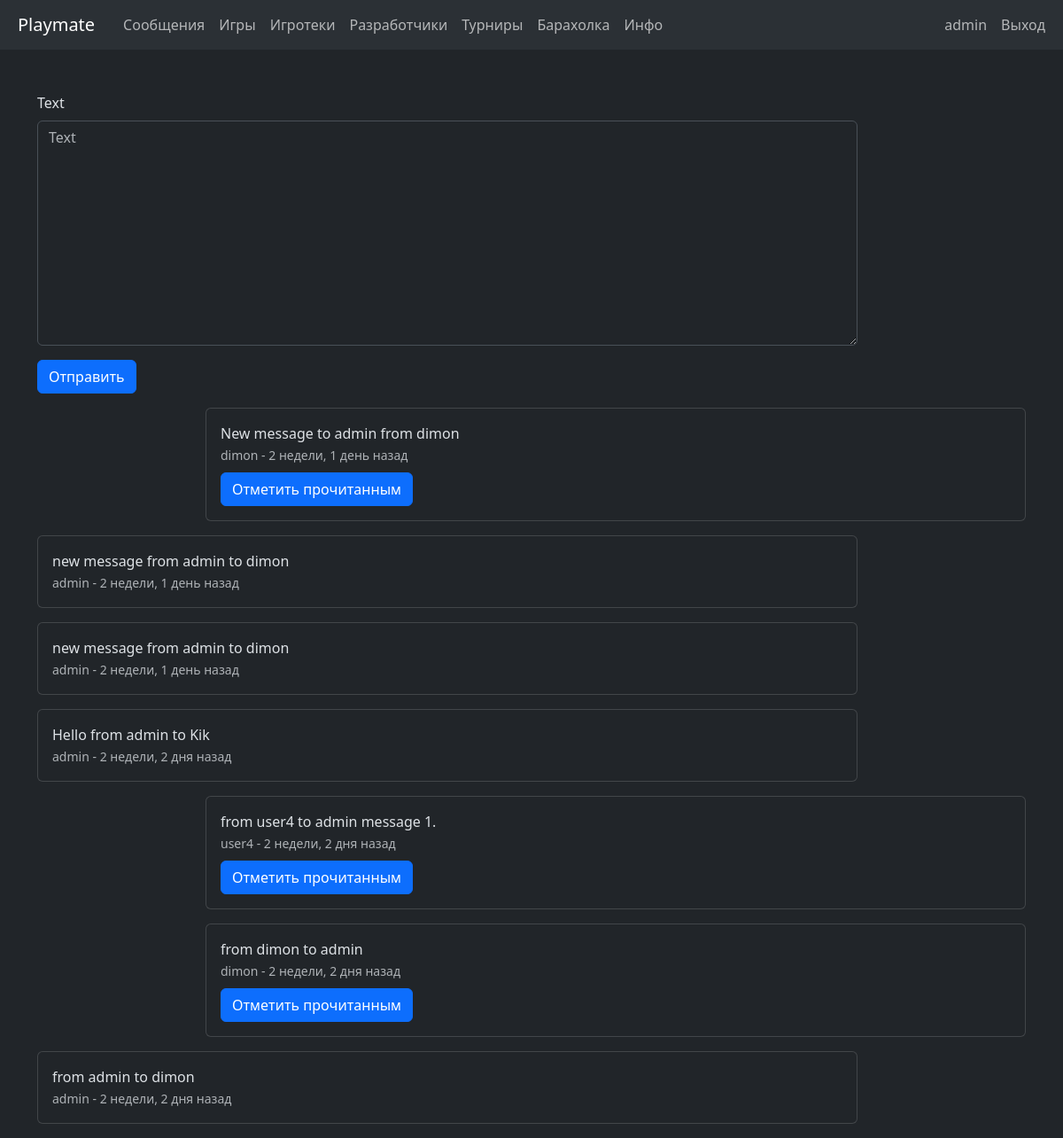
Before: /main_app/playmate/1/messages/ (signed in) with the older database file.
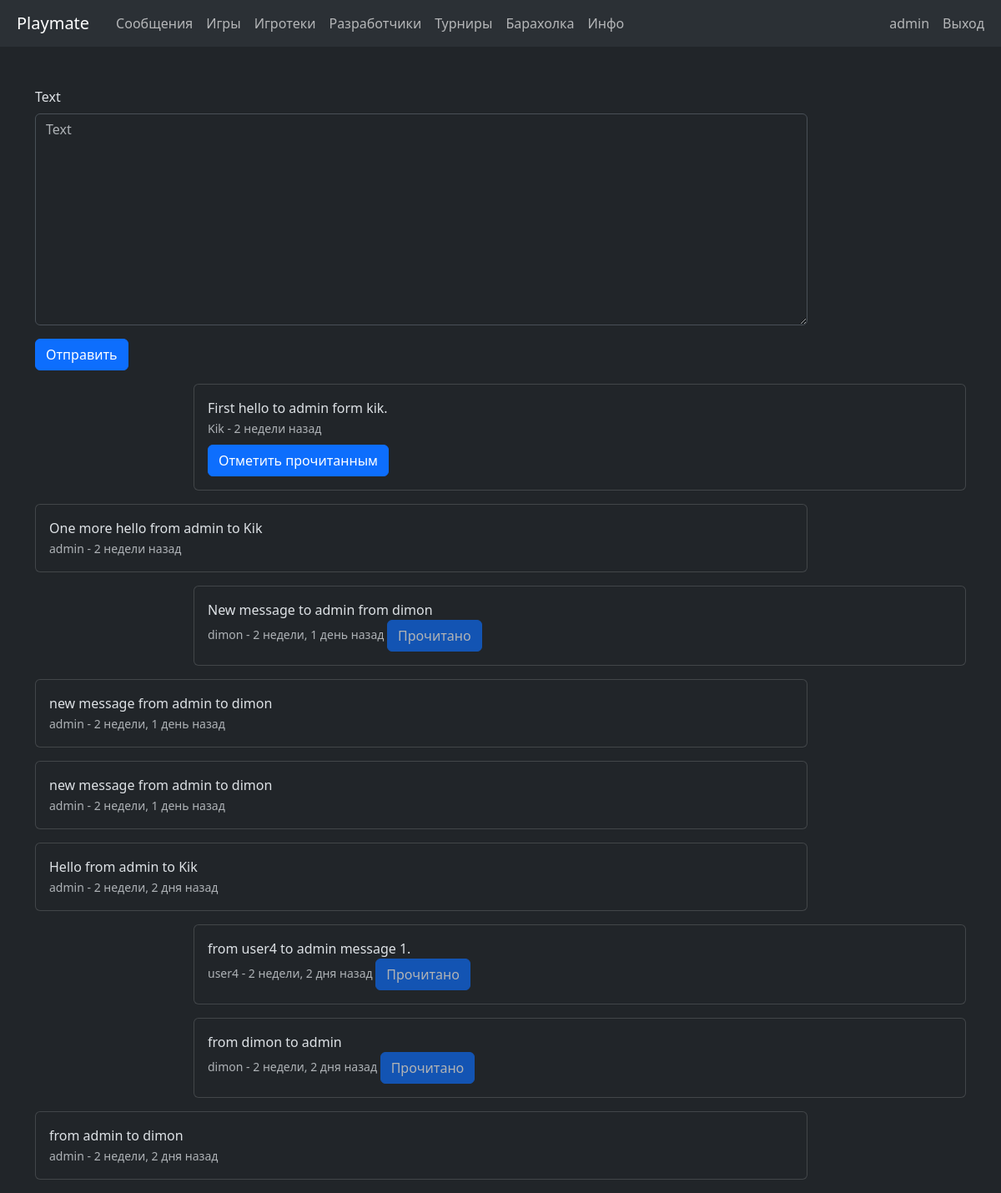
After: the same page with the newer database file.
### main_app/models.py (models this page shows)
class Message(models.Model):
    from_user = models.ForeignKey(User,
                                  on_delete=models.CASCADE,
                                  null=False,
                                  related_name='sent_messages')
    to_user = models.ForeignKey(User,
                                on_delete=models.CASCADE,
                                null=False,
                                related_name='received_messages')
    text = models.TextField(max_length=2000,
                            null=False,
                            blank=False)
    created_at = models.DateTimeField(default=timezone.now)
    read = models.BooleanField(default=False,
                               null=False)
    objects = models.Manager()
    mngr = MessagesManager()
    class Meta:
        verbose_name = "Сообщения"
        verbose_name_plural = "Сообщения"
        ordering = ['-created_at']

### main_app/views.py (the view, shortened to what this page needs)
class MessageCreateView(CreateView):
    model = Message
    fields = ['text']
    template_name = 'main_app/messages.html'
    def get_context_data(self, **kwargs):
        context = super().get_context_data(**kwargs)
        playmate_id = self.kwargs.get('pk')
        user = self.request.user
        message_filters = (Q(from_user__pk=playmate_id) | Q(to_user__pk=playmate_id))
        context['messages'] = Message.mngr.get_my_msgs(user=user).filter(message_filters)
        return context

### main_app/models.py (called while the page is built)
    def get_my_msgs(self, user):
        return self.filter(Q(to_user=user) | Q(from_user=user))

### main_app/templatetags/active_page.py (called while the page is built)
@register.simple_tag
def active_url(request, path_name, *args, **kwargs):
    try:
        url = reverse(path_name, args=args, kwargs=kwargs)
        if url == request.path:
            return 'active'
    except NoReverseMatch:
        pass
    return ''

### templates/main_app/messages.html (shortened to what this page needs)
{% extends 'base.html' %}
{% load django_bootstrap5 %}
{% block content %}
<div class="container-sm mt-5">
    <div class="row mb-3 justify-content-start">
        <div class="col-10">
            <form method="post" class="form">
                {% bootstrap_form form %}
                {% bootstrap_button button_type='submit' content='Отправить' %}
            </form>
        </div>
    </div>
    {% for message in messages %}
        <div class="row mb-3 {% if message.from_user == request.user %}justify-content-start{% else %}justify-content-end{% endif %}">
            <div class="col-10">
                <div class="card">
                    <div class="card-body">
                        <p class="card-text mb-0">{{ message.text }}</p>
                        <small class="text-muted">
                            {{ message.from_user.username }} - {{ message.created_at|timesince }} назад
                        </small>
                        {% if message.to_user == request.user %}
                            {% if message.read == True %}
                                <button class="btn btn-primary" disabled>
                                    Прочитано
                                </button>
                            {% else %}
                            <div class="mt-2">
                                <a href="do-message-read" class="btn btn-primary">
                                Отметить прочитанным
                                </a>
                            </div>
                            {% endif %}
                        {% endif %}
                    </div>
                </div>
            </div>
        </div>
    {% endfor %}
</div>
{% endblock %}

Changed rows visible on the page:
added Message: text "First hello to admin form kik.", from_user.username "Kik", created_at "2 недели", read "Отметить прочитанным"
added Message: text "One more hello from admin to Kik", from_user.username "admin", created_at "2 недели"
changed Message "New message to admin from dimon": read "Отметить прочитанным" → "Прочитано"
changed Message "from user4 to admin message 1.": read "Отметить прочитанным" → "Прочитано"
changed Message "from dimon to admin": read "Отметить прочитанным" → "Прочитано"
